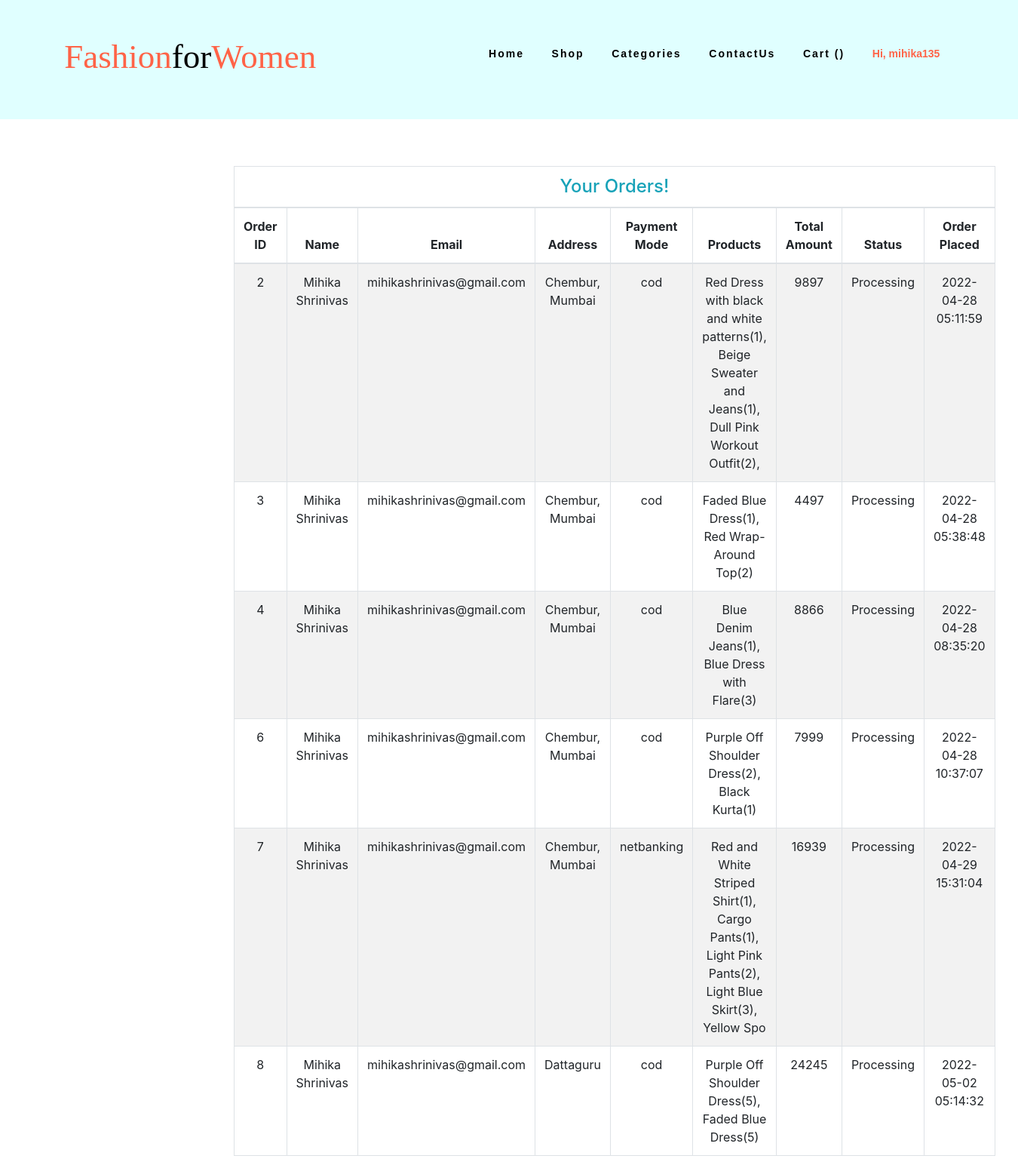
Page /vieworders.php?username=mihika135 (signed in) on the committed database.
### tables this page shows
CREATE TABLE `orders` (
  `id` int(11) NOT NULL,
  `name` varchar(100) NOT NULL,
  `username` text NOT NULL,
  `email` varchar(100) NOT NULL,
  `phone` varchar(100) NOT NULL,
  `address` varchar(100) NOT NULL,
  `pmode` varchar(50) NOT NULL,
  `products` varchar(100) NOT NULL,
  `amount_paid` varchar(100) NOT NULL,
  `order_status` text NOT NULL DEFAULT 'Processing',
  `date_added` timestamp NOT NULL DEFAULT current_timestamp() ON UPDATE current_timestamp()
);

### vieworders.php (the view, shortened to what this page needs)
<!DOCTYPE html>
<html lang="en">
<head>
    <link rel="stylesheet" href="css3.css">
  <link rel='stylesheet' href='https://cdnjs.cloudflare.com/ajax/libs/twitter-bootstrap/4.5.2/css/bootstrap.min.css' />
  <link rel='stylesheet' href='https://cdnjs.cloudflare.com/ajax/libs/font-awesome/5.9.0/css/all.min.css' />
</head>
<body>
<nav class="nav py-5">
<div class="logo">
  <h3><a href="home.html" class="logo-name" style="color:tomato;">Fashion<span class="between">for</span>Women</a></h3>
</div>
<ul class="nav-links">
  <li><a href="home.php">Home</a></li>
  <li><a href="shop.php">Shop</a></li>
  <li><a href="categories.php">Categories</a></li>
  <li><a href="contact.php">ContactUs</a></li>
  <li><a href="cart.php">Cart (<span id="cart-item" class="badge badeg-danger" style="background-color: crimson;border-radius: 3px;font-weight:bold;"></span>) </a></li>
  <li id="login">
  <?php if (session_id() == '' || !isset($_SESSION['username'])){?><a href="login.php">Login</a><?php }else { ?><div class="dropdown">
      <button class="dropbtn"><?php echo "Hi, ". $_SESSION['username'];}?> </button>
    </div>
  </li>
</ul>
</nav>
  <div class="container" style="position:absolute;top:220px;left:200px">
    <div class="row justify-content-center">
      <div class="col-lg-10">
        <div class="table-responsive-md">
          <table class="table table-bordered table-striped text-center">
            <thead>
              <tr>
                <td colspan="9">
                  <h4 class="text-center text-info m-0">Your Orders!</h4>
                </td>
              </tr>
              <tr>
                <th>Order ID</th>
                <th>Name</th>
                <th>Email</th>
                <th>Address</th>
                <th>Payment Mode</th>
                <th>Products</th>
                <th>Total Amount</th>
                <th>Status</th>
                <th>Order Placed</th>
              </tr>
            </thead>
            <tbody>
              <?php
                require 'connect.php';
                $username = $_GET['username'];
                $sql = "SELECT * FROM orders WHERE username = '$username'";
                $stmt = $conn->prepare($sql);
                $stmt->execute();
                $result = $stmt->get_result();
                while ($row = $result->fetch_assoc()):
              ?>
              <tr>
                <td><?= $row['id'] ?></td>
                <td><?php echo $row['name']?></td>
                <td><?php echo $row['email']?></td>
                <td>
                <?php echo $row['address']?>
                </td>
                <td>
                <?php echo $row['pmode']?>
                </td>
                <td><?php echo $row['products']?></td>
                <td>
                <?php echo $row['amount_paid']?>
                </td>
                <td>
                <?php echo $row['order_status']?>
                </td>
                <td>
                <?php echo $row['date_added']?>
                </td>
              </tr>
              <?php endwhile; ?>
            </tbody>
          </table>
        </div>
      </div>
    </div>
  </div>
</body>
</html>

### css/css3.css (style rules this page uses)
.nav { display:flex; justify-content: space-around; align-items:center; min-height:10vh; background-color: lightcyan; position: fixed; width: 100%; top:0; z-index: 11; }
a { text-decoration: none; transition: .4s; }
.nav a { color:black; }
#login { color: tomato; }
.logo h3 { font-family: 'Sacramento', cursive; font-weight: 500; text-align: center; font-size:45px; }
.logo-name { color: tomato; }
.between { font-family: 'Lucida Calligraphy', cursive; color: black; }
.nav-links { display:flex; list-style: none; width:50%; justify-content: space-around; letter-spacing: 2px; font-weight: 600; font-size:14px; font-family: 'Montserrat', sans-serif; }
.dropbtn { background-color: lightcyan; color: tomato; padding: 0px; font-size: 14px; font-weight: 600; border: none; cursor: pointer; }
.dropdown { position: relative; display: inline-block; }

### rows in the picture
orders: id "2", name "Mihika Shrinivas", email "mihikashrinivas@gmail.com", address "Chembur, Mumbai", pmode "cod", products "Red Dress with black and white patterns(1), Beige Sweater and Jeans(1), Dull Pink Workout Outfit(2),", amount_paid "9897", order_status "Processing", date_added "2022-04-28 05:11:59"
orders: id "3", name "Mihika Shrinivas", email "mihikashrinivas@gmail.com", address "Chembur, Mumbai", pmode "cod", products "Faded Blue Dress(1), Red Wrap-Around Top(2)", amount_paid "4497", order_status "Processing", date_added "2022-04-28 05:38:48"
orders: id "4", name "Mihika Shrinivas", email "mihikashrinivas@gmail.com", address "Chembur, Mumbai", pmode "cod", products "Blue Denim Jeans(1), Blue Dress with Flare(3)", amount_paid "8866", order_status "Processing", date_added "2022-04-28 08:35:20"
orders: id "6", name "Mihika Shrinivas", email "mihikashrinivas@gmail.com", address "Chembur, Mumbai", pmode "cod", products "Purple Off Shoulder Dress(2), Black Kurta(1)", amount_paid "7999", order_status "Processing", date_added "2022-04-28 10:37:07"
orders: id "7", name "Mihika Shrinivas", email "mihikashrinivas@gmail.com", address "Chembur, Mumbai", pmode "netbanking", products "Red and White Striped Shirt(1), Cargo Pants(1), Light Pink Pants(2), Light Blue Skirt(3), Yellow Spo", amount_paid "16939", order_status "Processing", date_added "2022-04-29 15:31:04"
orders: id "8", name "Mihika Shrinivas", email "mihikashrinivas@gmail.com", address "Dattaguru", pmode "cod", products "Purple Off Shoulder Dress(5), Faded Blue Dress(5)", amount_paid "24245", order_status "Processing", date_added "2022-05-02 05:14:32"

### other values in the picture
$_SESSION['username'] "mihika135"
